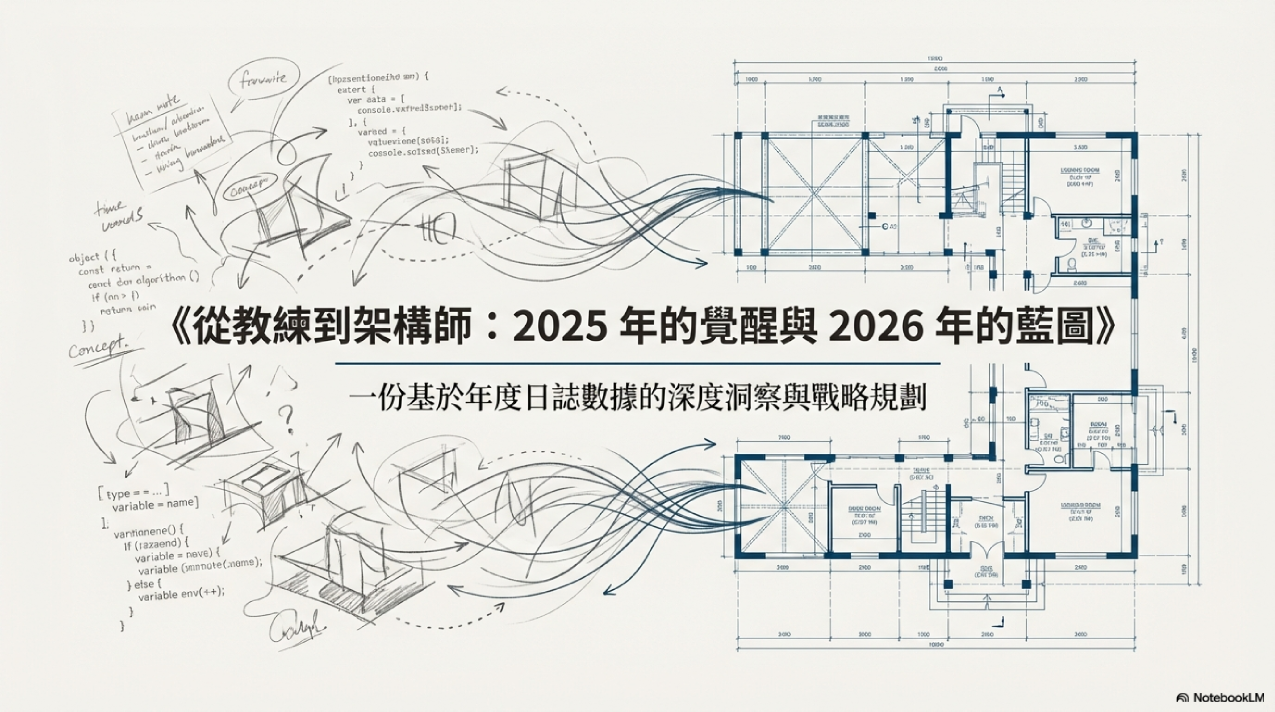
#> input picture v4_test_clean.png, 3823 x 2134 px (shown at 1/3 size)
$ python research_vectorize.py v4_test_clean.png
#> lines starting #> are read from the running program, lines starting #| are printed output that depends on the picture; after the words box and inside, x2 and y2 are one past the last pixel; in counts of white or black regions, pixels touching at a corner belong together
import os
import subprocess
import re
import sys
from PIL import Image
import io
from pptx import Presentation
from pptx.util import Inches
from pptx.shapes.freeform import FreeformBuilder

# Ensure potrace is installed: `apt-get install potrace`

def trace_bitmap_to_svg(image_path: str, output_svg: str):
    """
    Uses potrace to trace a bitmap (BMP/PBM) to SVG.
    """
#> called with image_path = 'v4_test_clean.png', output_svg = 'temp_trace.svg'
    # 1. Convert to BMP (Potrace prefers BMP or PBM)
    with Image.open(image_path) as img:
        # Convert to black and white (1-bit)
        # Thresholding
#> img is the input picture: PIL image 3823x2134 RGB; mean R, G, B 227.7, 228, 223.9
        gray = img.convert('L')
        bw = gray.point(lambda x: 0 if x < 128 else 255, '1')
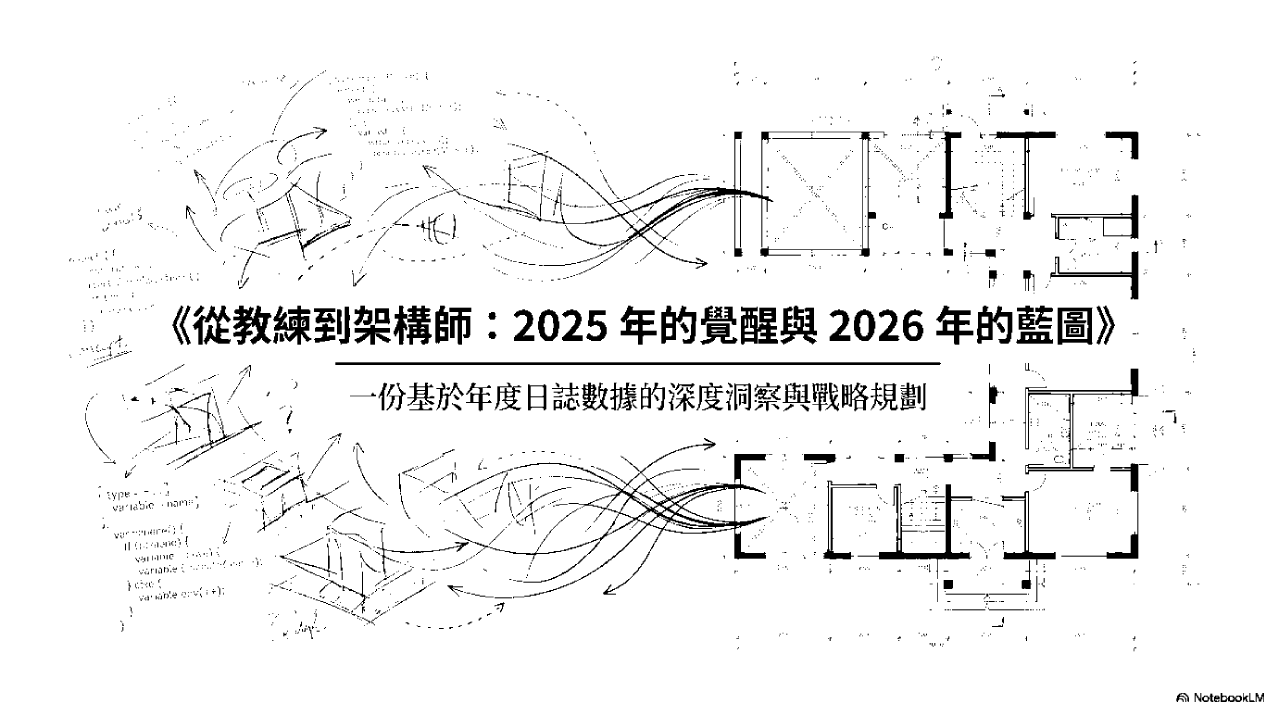
#> bw: PIL image 3823x2134 1 (shown at 1/3 size); 94.8% white; 2935 black regions (2063 under 20 px), largest, box (x1, y1, x2, y2) and area: (1356, 1314, 2303, 1795) 31612, (1595, 395, 2445, 817) 18612, (1006, 1087, 2823, 1095) 14521
        bmp_path = image_path + ".bmp"
        bw.save(bmp_path)

    # 2. Run Potrace
    try:
        # -b svg: Backend SVG
        # --alphamax 0: Turn off curve smoothing optimization for stricter architecture lines? Maybe default is better.
        # -k 0.5: Black level
        cmd = ["potrace", bmp_path, "-s", "-o", output_svg]
        subprocess.run(cmd, check=True)
#> (this line was passed over: subprocess is not available in this run)
        print(f"Vectorized to {output_svg}")
    except FileNotFoundError:
        print("Error: 'potrace' command not found. Please install it.")
        return False
    except subprocess.CalledProcessError as e:
        print(f"Potrace failed: {e}")
        return False
    finally:
        if os.path.exists(bmp_path):
            os.remove(bmp_path)
    return True

def parse_svg_path(svg_file):
    """
    Very naive SVG path parser.
    Extracts 'd' attributes from <path> tags.
    Returns a list of path strings.
    """
    paths = []
#> (the run stopped early here; a loop or call above may not have finished)

$ run again, on v4_verify_v4_native_source.pdf_0.png
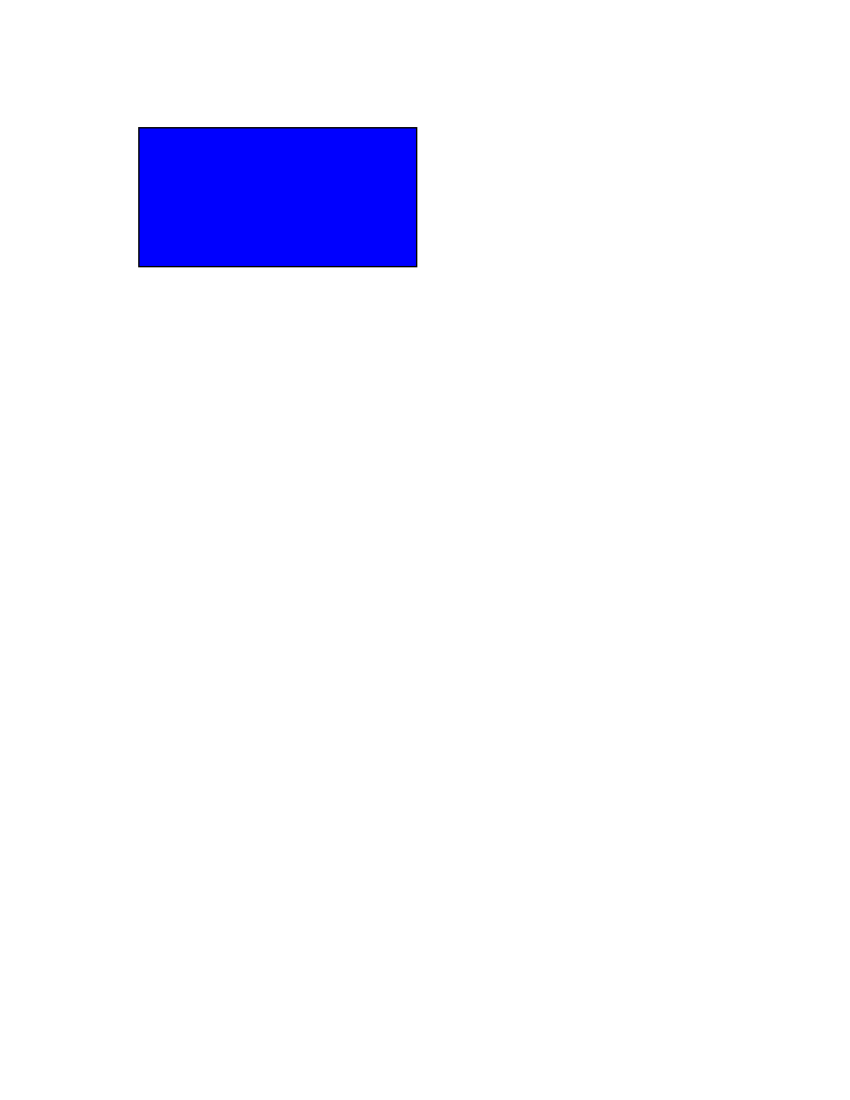
#> input picture v4_verify_v4_native_source.pdf_0.png, 1700 x 2200 px (shown at 1/2 size)
#> in trace_bitmap_to_svg, img is the input picture: PIL image 1700x2200 RGB; mean R, G, B 244.3, 244.3, 254.7
#> in trace_bitmap_to_svg, `gray = img.convert('L')`:
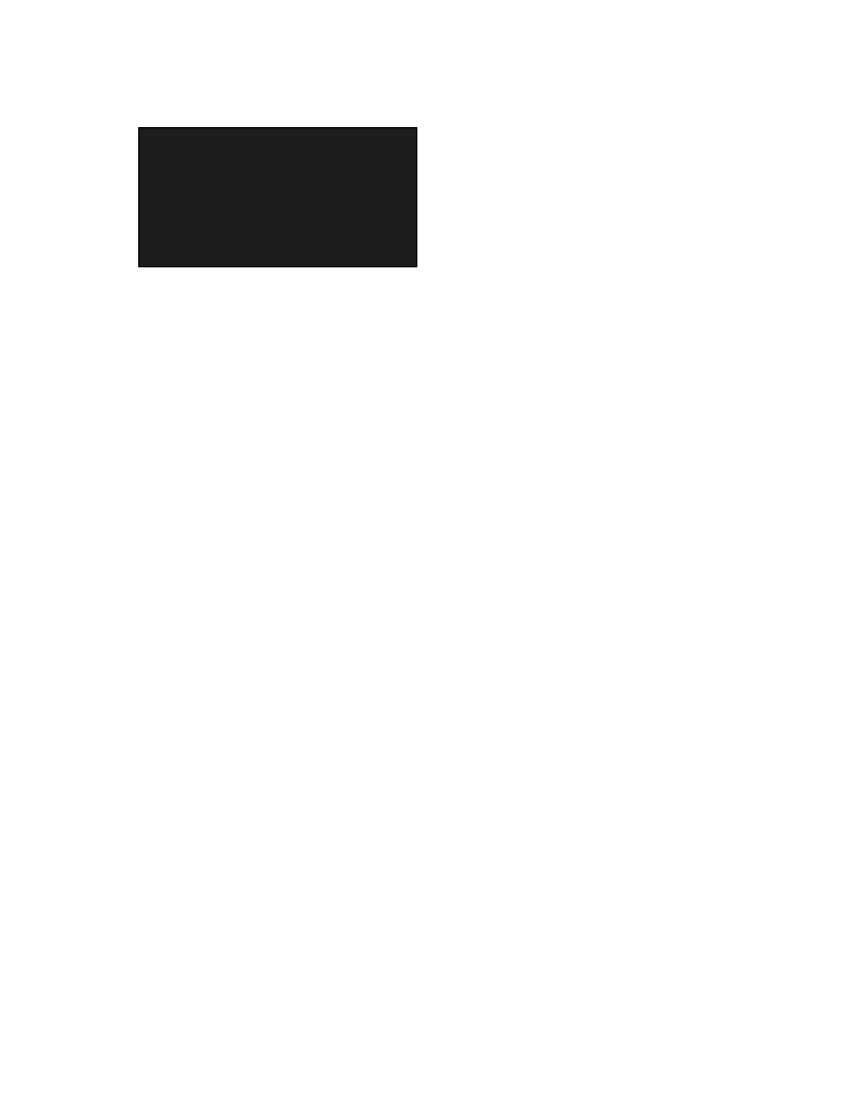
#> gray: PIL image 1700x2200 L (shown at 1/2 size); min 0, max 255, mean 245.5
#> bw: PIL image 1700x2200 1; 95.8% white; 1 black region, box (x1, y1, x2, y2) and area: (276, 254, 835, 535) 157077
